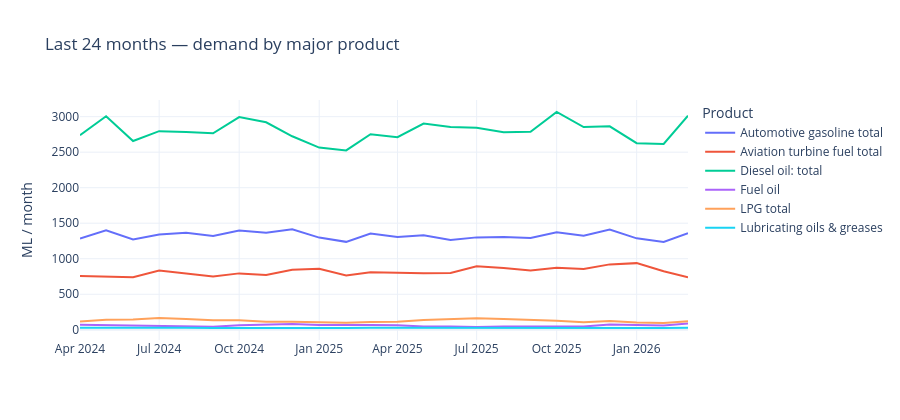

The cell this chart's notebook holds for it:
### Markdown cell above
## 4. Recent trends — last 24 months

Zoomed-in view + a snapshot table showing each product's latest demand, month-over-month %, and year-over-year %.

### Code cell
two_years_ago = demand["date"].max() - pd.DateOffset(months=23)
recent = demand[
    (demand["date"] >= two_years_ago)
    & (demand["product_native"].isin(MAJOR_PRODUCTS))
].sort_values(["product_native", "date"]).copy()

# Within each product, compute MoM (1 month) and YoY (12 months) percentage
# changes. groupby(...).pct_change() respects group boundaries, so we don't
# accidentally compute Aviation-fuel-jan-2025 / Diesel-feb-2026.
recent["mom_pct"] = recent.groupby("product_native")["value"].pct_change(periods=1) * 100
recent["yoy_pct"] = recent.groupby("product_native")["value"].pct_change(periods=12) * 100

fig = px.line(
    recent, x="date", y="value", color="product_native",
    title="Last 24 months — demand by major product",
    labels={"value": "ML / month", "date": "", "product_native": "Product"},
)
fig.update_layout(template="plotly_white", height=420, hovermode="x unified")
fig.show()

latest_month = recent["date"].max()
snap = (
    recent[recent["date"] == latest_month][["product_native", "value", "mom_pct", "yoy_pct"]]
    .sort_values("value", ascending=False)
    .reset_index(drop=True)
)
snap.columns = ["Product", "Latest demand (ML)", "MoM %", "YoY %"]
print(f"Snapshot — latest month: {latest_month.strftime('%Y-%m')}")
display(snap.style.format({
    "Latest demand (ML)": "{:,.0f}",
    "MoM %": "{:+.2f}",
    "YoY %": "{:+.2f}",
}))
